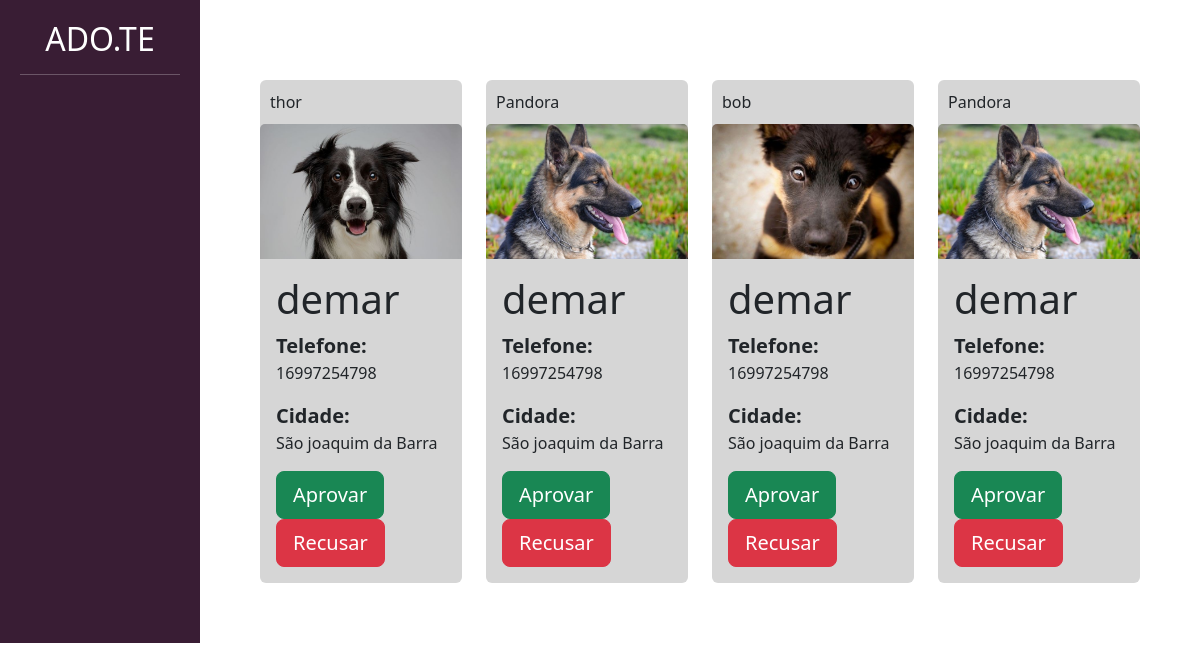
The page /divulgar/ver_pedido_adocao/ (signed in) on the database its author committed.
### adotar/models.py (models this page shows)
class PedidoAdocao(models.Model):
    choices_status = (
        ('AG', 'Aguardando aprovação'),
        ('AP', 'Aprovado'),
        ('R', 'Recusado')
    )
    pet = models.ForeignKey(Pet, on_delete=models.DO_NOTHING)
    usuario = models.ForeignKey(User, on_delete=models.DO_NOTHING)
    data = models.DateTimeField()
    status = models.CharField(max_length=2, choices=choices_status, default='AG')

### divulgar/models.py (models this page shows, shortened)
class Pet(models.Model):
    choices_status = (('P', 'Para adoção'),
                      ('A', 'Adotado'))
    usuario = models.ForeignKey(User, on_delete=models.DO_NOTHING)
    foto = models.ImageField(upload_to="fotos_pets")
    nome = models.CharField(max_length=100)
    descricao = models.TextField()
    estado = models.CharField(max_length=50)
    cidade = models.CharField(max_length=50)
    telefone = models.CharField(max_length=14)
    tags = models.ManyToManyField(Tag)
    raca = models.ForeignKey(Raca, on_delete=models.DO_NOTHING)
    status = models.CharField(max_length=1, choices=choices_status, default='P')

### divulgar/views.py (the view)
# urls.py: path('ver_pedido_adocao/', views.ver_pedido_adocao, name="ver_pedido_adocao"),
def ver_pedido_adocao(request):
    if request.method == "GET":
        pedidos = PedidoAdocao.objects.filter(usuario=request.user).filter(status="AG")
        return render(request, 'ver_pedido_adocao.html', {'pedidos': pedidos})

### divulgar/templates/ver_pedido_adocao.html (shortened to what this page needs)
{% load static %}
<!doctype html>
<html lang="pt-BR">
    <head>
    <link href="https://cdn.jsdelivr.net/npm/bootstrap@5.3.0-alpha1/dist/css/bootstrap.min.css" rel="stylesheet">
    <link href="{% static 'usuarios/css/cadastro.css' %}" rel="stylesheet">
    <link href="{% static 'divulgar/css/novo_pet.css' %}" rel="stylesheet">
    <link href="{% static 'divulgar/css/seus_pet.css' %}" rel="stylesheet">
    <link href="{% static 'adotar/css/listar_pets.css' %}" rel="stylesheet">
    </head>
    <body>
        <div class="container-fluid">
            <div class="row">
                <div class="col-md-2 bg-side-plataforma sidebar">
                    <h2>ADO.TE</h2>
                    <hr>
                </div>
                <div style="padding:60px" class="col-md">
                    <div class="row">
                        {% for pedido in pedidos %}
                            <div class="col-md-3" style="margin-top: 20px;">
                                <div class="card" style="background-color: #D6D6D6; border:none;">
                                    <div style="padding:10px">
                                        <span clas="span-bold">{{pedido.pet.nome}}</span>
                                    </div>
                                    <img class="card-img-top" src="{{pedido.pet.foto.url}}">
                                    <div class="card-body">
                                        <h1 class="card-title">{{pedido.usuario.username}}</h1>
                                        <span class="span-bold2">Telefone:</span>
                                        <p>{{pedido.pet.telefone}}</p>
                                        <span class="span-bold2">Cidade:</span>
                                        <p>{{pedido.pet.cidade}}</p>
                                        <a href="{% url 'processa_pedido_adocao' pedido.id %}?status=A" class="btn btn-success btn-lg">Aprovar</a>
                                        <a href="{% url 'processa_pedido_adocao' pedido.id %}?status=R" class="btn btn-danger btn-lg">Recusar</a>
                                    </div>
                                </div>
                            </div>
                        {% endfor %}
                    </div>
                </div>
            </div>
        </div>
    </body>
</html>

### templates/static/divulgar/css/novo_pet.css (style rules this page uses)
.sidebar { text-align: center; padding: 20px; }

### templates/static/adotar/css/listar_pets.css (style rules this page uses)
.span-bold2 { font-weight: bold; font-size: 20px; }
.bg-side-plataforma { background-color: #391D34; color: white; }

### rows shown on the page
PedidoAdocao: pet.nome "thor", pet.foto (picture), usuario.username "demar", pet.telefone "16997254798", pet.cidade "São joaquim da Barra"
PedidoAdocao: pet.nome "Pandora", pet.foto (picture), usuario.username "demar", pet.telefone "16997254798", pet.cidade "São joaquim da Barra"
PedidoAdocao: pet.nome "bob", pet.foto (picture), usuario.username "demar", pet.telefone "16997254798", pet.cidade "São joaquim da Barra"
PedidoAdocao: pet.nome "Pandora", pet.foto (picture), usuario.username "demar", pet.telefone "16997254798", pet.cidade "São joaquim da Barra"
